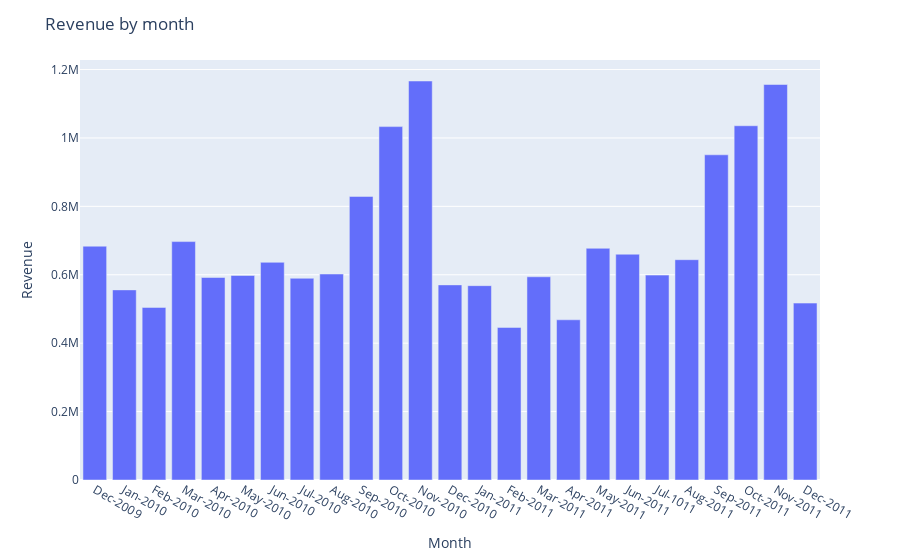

Notebook cell for this chart:
### Code cell
datamonth = data.sort_values(by=["Year", "Month"], ascending=True).groupby(["Year", "Month"]).total_price.sum()
fig = px.bar(x=yearmonth, y=datamonth)
fig.update_layout(
    title="Revenue by month",
    xaxis_title="Month",
    yaxis_title="Revenue",
    )
fig.show()

### Figure 1 — Plotly figure (JSON) as saved in the notebook; plotly's stock layout.template omitted (floating-point values rounded to 4 significant figures)
{"data": [{"alignmentgroup": "True", "hovertemplate": "x=%{x}<br>y=%{y}<extra></extra>", "legendgroup": "", "marker": {"color": "#636efa"}, "name": "", "offsetgroup": "", "orientation": "v", "showlegend": false, "textposition": "auto", "type": "bar", "x": ["Dec-2009", "Jan-2010", "Feb-2010", "Mar-2010", "Apr-2010", "May-2010", "Jun-2010", "Jul-2010", "Aug-2010", "Sep-2010", "Oct-2010", "Nov-2010", "Dec-2010", "Jan-2011", "Feb-2011", "Mar-2011", "Apr-2011", "May-2011", "Jun-2011", "Jul-1011", "Aug-2011", "Sep-2011", "Oct-2011", "Nov-2011", "Dec-2011"], "xaxis": "x", "y": [683500.0, 555800.0, 504600.0, 697000.0, 592000.0, 597800.0, 636400.0, 589700.0, 602200.0, 829000.0, 1033000.0, 1166000.0, 570400.0, 568100.0, 446100.0, 594100.0, 468400.0, 677400.0, 660000.0, 599000.0, 644100.0, 950700.0, 1036000.0, 1156000.0, 517200.0], "yaxis": "y"}], "layout": {"barmode": "relative", "legend": {"tracegroupgap": 0}, "margin": {"t": 60}, "title": {"text": "Revenue by month"}, "xaxis": {"anchor": "y", "domain": [0, 1], "title": {"text": "Month"}}, "yaxis": {"anchor": "x", "domain": [0, 1], "title": {"text": "Revenue"}}}}
